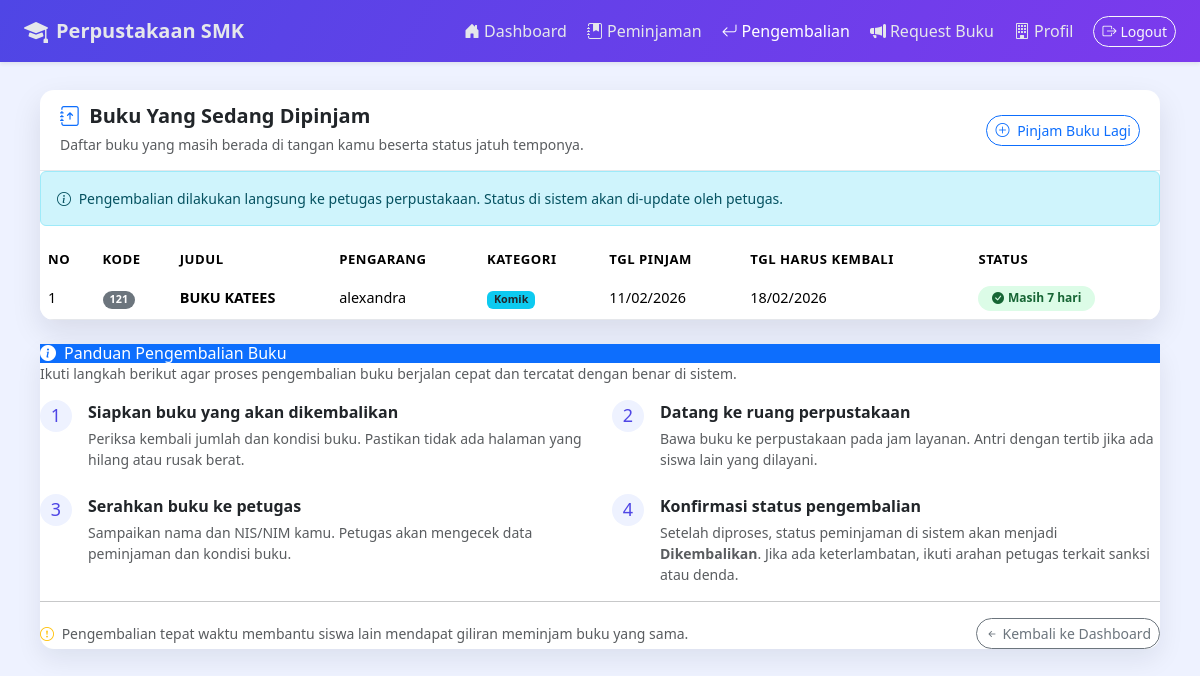
Screenshot of /anggota/pengembalian.php (signed in) with the database file from the repository.
### tables this page shows
CREATE TABLE `peminjaman` (
  `id` int NOT NULL,
  `id_user` int NOT NULL,
  `id_buku` int NOT NULL,
  `tanggal_pinjam` date NOT NULL,
  `tanggal_kembali` date NOT NULL,
  `tanggal_dikembalikan` date DEFAULT NULL,
  `status` enum('dipinjam','dikembalikan','terlambat') NOT NULL DEFAULT 'dipinjam',
  `denda` decimal(10,2) DEFAULT '0.00',
  `catatan` text
);

CREATE TABLE `buku` (
  `id` int NOT NULL,
  `kode_buku` varchar(20) NOT NULL,
  `judul_buku` varchar(200) NOT NULL,
  `pengarang` varchar(100) NOT NULL,
  `penerbit` varchar(100) DEFAULT NULL,
  `tahun_terbit` year DEFAULT NULL,
  `kategori` varchar(50) DEFAULT NULL,
  `jumlah_buku` int NOT NULL DEFAULT '0',
  `stok_tersedia` int NOT NULL DEFAULT '0',
  `lokasi_rak` varchar(20) DEFAULT NULL,
  `tanggal_input` datetime DEFAULT CURRENT_TIMESTAMP
);

### anggota/pengembalian.php (the view, shortened to what this page needs)
<?php
require_once '../config.php';
$user_id = $_SESSION['user_id'];
$peminjaman_aktif = mysqli_query($conn, "
    SELECT p.*, b.judul_buku, b.kode_buku, b.pengarang, b.kategori
    FROM peminjaman p
    JOIN buku b ON p.id_buku = b.id
    WHERE p.id_user = '$user_id' AND p.status = 'dipinjam'
    ORDER BY p.tanggal_pinjam DESC
");
?>
<!doctype html>
<html lang="id">
<head>
    <link href="https://cdn.jsdelivr.net/npm/bootstrap@5.3.3/dist/css/bootstrap.min.css" rel="stylesheet">
    <link href="https://cdn.jsdelivr.net/npm/bootstrap-icons@1.11.3/font/bootstrap-icons.css" rel="stylesheet">
</head>
<body>
    <nav class="navbar navbar-expand-lg navbar-school shadow-sm sticky-top">
        <div class="container-fluid px-3 px-lg-4">
            <a class="navbar-brand d-flex align-items-center gap-2" href="#">
                <i class="bi bi-mortarboard-fill fs-4"></i>
                <span class="fw-semibold">Perpustakaan SMK</span>
            </a>
            <div class="collapse navbar-collapse" id="nav">
                <ul class="navbar-nav ms-auto align-items-lg-center gap-lg-1">
                    <li class="nav-item">
                        <a class="nav-link" href="dashboard.php"><i class="bi bi-house-door-fill me-1"></i>Dashboard</a>
                    </li>
                    <li class="nav-item">
                        <a class="nav-link" href="peminjaman.php"><i class="bi bi-journal-bookmark-fill me-1"></i>Peminjaman</a>
                    </li>
                    <li class="nav-item">
                        <a class="nav-link active" href="pengembalian.php"><i class="bi bi-arrow-return-left me-1"></i>Pengembalian</a>
                    </li>
                    <li class="nav-item">
                        <a class="nav-link" href="request_buku.php">
                            <i class="bi bi-megaphone-fill me-1"></i>Request Buku
                        </a>
                    </li>
                    <li class="nav-item">
                        <a class="nav-link" href="profil.php">
                            <i class="bi bi-building me-1"></i>Profil
                        </a>
                    </li>
                    <li class="nav-item d-none d-lg-block ms-2">
                        <a class="btn btn-outline-light btn-sm rounded-pill" href="../logout.php">
                            <i class="bi bi-box-arrow-right me-1"></i>Logout
                        </a>
                    </li>
                </ul>
            </div>
        </div>
    </nav>
    <div class="page-wrapper">
        <div class="card-main mb-4">
            <div class="card-main-header">
                <div>
                    <h5 class="mb-1 fw-semibold">
                        <i class="bi bi-journal-arrow-up text-primary me-1"></i> Buku Yang Sedang Dipinjam
                    </h5>
                    <small class="text-muted">
                        Daftar buku yang masih berada di tangan kamu beserta status jatuh temponya.
                    </small>
                </div>
                <div class="mt-2 mt-md-0">
                    <a href="peminjaman.php" class="btn btn-outline-primary btn-sm rounded-pill">
                        <i class="bi bi-plus-circle me-1"></i> Pinjam Buku Lagi
                    </a>
                </div>
            </div>
            <div class="card-body">
                <?php if (mysqli_num_rows($peminjaman_aktif) > 0): ?>
                    <div class="alert alert-info small">
                        <i class="bi bi-info-circle me-1"></i>
                        Pengembalian dilakukan langsung ke petugas perpustakaan. Status di sistem akan di-update oleh petugas.
                    </div>
                    <div class="table-responsive">
                        <table class="table table-modern row-hover align-middle mb-0">
                            <thead>
                                <tr>
                                    <th>No</th>
                                    <th>Kode</th>
                                    <th>Judul</th>
                                    <th>Pengarang</th>
                                    <th>Kategori</th>
                                    <th>Tgl Pinjam</th>
                                    <th>Tgl Harus Kembali</th>
                                    <th>Status</th>
                                </tr>
                            </thead>
                            <tbody>
                                <?php
                                $no = 1;
                                while ($row = mysqli_fetch_assoc($peminjaman_aktif)):
                                    $today     = strtotime(date('Y-m-d'));
                                    $due_date  = strtotime($row['tanggal_kembali']);
                                    $diff_days = ($due_date - $today) / (60 * 60 * 24);
                                    if ($diff_days < 0) {
                                        $cls  = 'late';
                                        $text = 'Terlambat ' . abs($diff_days) . ' hari';
                                        $icon = 'bi-exclamation-triangle-fill';
                                    } elseif ($diff_days <= 2) {
                                        $cls  = 'soon';
                                        $text = 'Segera dikembalikan';
                                        $icon = 'bi-alarm-fill';
                                    } else {
                                        $cls  = 'safe';
                                        $text = 'Masih ' . $diff_days . ' hari';
                                        $icon = 'bi-check-circle-fill';
                                    }
                                ?>
                                    <tr>
                                        <td><?php echo $no++; ?></td>
                                        <td><span class="badge bg-secondary rounded-pill"><?php echo $row['kode_buku']; ?></span></td>
                                        <td class="fw-semibold"><?php echo $row['judul_buku']; ?></td>
                                        <td><?php echo $row['pengarang']; ?></td>
                                        <td><span class="badge bg-info text-dark"><?php echo $row['kategori']; ?></span></td>
                                        <td><?php echo date('d/m/Y', strtotime($row['tanggal_pinjam'])); ?></td>
                                        <td><?php echo date('d/m/Y', strtotime($row['tanggal_kembali'])); ?></td>
                                        <td>
                                            <span class="pill-status <?php echo $cls; ?>">
                                                <i class="bi <?php echo $icon; ?>"></i><?php echo $text; ?>
                                            </span>
                                        </td>
                                    </tr>
                                <?php endwhile; ?>
                            </tbody>
                        </table>
                    </div>
                <?php endif; ?>
            </div>
        </div>
        <div class="step-card mt-4">
            <div class="card-header bg-primary text-white">
                <h6 class="mb-0 d-flex align-items-center gap-2">
                    <i class="bi bi-info-circle-fill"></i>
                    Panduan Pengembalian Buku
                </h6>
            </div>
            <div class="card-body">
                <p class="small text-muted mb-3">
                    Ikuti langkah berikut agar proses pengembalian buku berjalan cepat dan tercatat dengan benar di sistem.
                </p>
                <div class="row g-3 g-md-4">
                    <div class="col-md-6">
                        <div class="d-flex gap-3 align-items-start">
                            <div class="step-icon flex-shrink-0">
                                <span>1</span>
                            </div>
                            <div>
                                <div class="fw-semibold mb-1">Siapkan buku yang akan dikembalikan</div>
                                <p class="mb-0 small text-muted">
                                    Periksa kembali jumlah dan kondisi buku. Pastikan tidak ada halaman yang hilang atau rusak berat.
                                </p>
                            </div>
                        </div>
                    </div>
                    <div class="col-md-6">
                        <div class="d-flex gap-3 align-items-start">
                            <div class="step-icon flex-shrink-0">
                                <span>2</span>
                            </div>
                            <div>
                                <div class="fw-semibold mb-1">Datang ke ruang perpustakaan</div>
                                <p class="mb-0 small text-muted">
                                    Bawa buku ke perpustakaan pada jam layanan. Antri dengan tertib jika ada siswa lain yang dilayani.
                                </p>
                            </div>
                        </div>
                    </div>
                    <div class="col-md-6">
                        <div class="d-flex gap-3 align-items-start">
                            <div class="step-icon flex-shrink-0">
                                <span>3</span>
                            </div>
                            <div>
                                <div class="fw-semibold mb-1">Serahkan buku ke petugas</div>
                                <p class="mb-0 small text-muted">
                                    Sampaikan nama dan NIS/NIM kamu. Petugas akan mengecek data peminjaman dan kondisi buku.
                                </p>
                            </div>
                        </div>
                    </div>
                    <div class="col-md-6">
                        <div class="d-flex gap-3 align-items-start">
                            <div class="step-icon flex-shrink-0">
                                <span>4</span>
                            </div>
                            <div>
                                <div class="fw-semibold mb-1">Konfirmasi status pengembalian</div>
                                <p class="mb-0 small text-muted">
                                    Setelah diproses, status peminjaman di sistem akan menjadi <strong>Dikembalikan</strong>.
                                    Jika ada keterlambatan, ikuti arahan petugas terkait sanksi atau denda.
                                </p>
                            </div>
                        </div>
                    </div>
                </div>
                <hr class="my-3">
                <div class="d-flex flex-column flex-md-row align-items-md-center justify-content-between gap-2">
                    <div class="small text-muted">
                        <i class="bi bi-exclamation-circle text-warning me-1"></i>
                        Pengembalian tepat waktu membantu siswa lain mendapat giliran meminjam buku yang sama.
                    </div>
                    <a href="dashboard.php" class="btn btn-outline-secondary btn-sm rounded-pill">
                        <i class="bi bi-arrow-left-short"></i> Kembali ke Dashboard
                    </a>
                </div>
            </div>
        </div>
</html>

### anggota/pengembalian.php (style rules this page uses)
body { background: #eef2ff; font-family: system-ui, -apple-system, "Segoe UI", sans-serif; }
.navbar-school { background: linear-gradient(120deg, #4f46e5, #7c3aed); }
.navbar-school .navbar-brand, .navbar-school .nav-link { color: #e5e7eb !important; font-weight: 500; }
.navbar-school .nav-link.active, .navbar-school .nav-link:hover { color: #ffffff !important; }
.page-wrapper { padding: 24px 16px 32px; }
@media (min-width:992px) { .page-wrapper { padding: 28px 40px 40px; } }
.card-main { border: none; border-radius: 14px; box-shadow: 0 12px 30px rgba(15, 23, 42, .1); overflow: hidden; background: #ffffff; }
.card-main-header { padding: 14px 20px; border-bottom: 1px solid #e5e7eb; display: flex; flex-direction: column; gap: 4px; }
@media (min-width:768px) { .card-main-header { flex-direction: row; align-items: center; justify-content: space-between; } }
.table-modern thead { background: #0f172a; color: #e5e7eb; }
.table-modern thead th { border: none; font-size: .82rem; text-transform: uppercase; letter-spacing: .04em; }
.table-modern tbody td { font-size: .9rem; vertical-align: middle; border-color: #e5e7eb; }
.pill-status { border-radius: 999px; padding: .22rem .85rem; font-size: .75rem; font-weight: 600; display: inline-flex; align-items: center; gap: 4px; }
.pill-status.safe { background: #dcfce7; color: #166534; }
.step-card { border: none; border-radius: 14px; background: #ffffff; box-shadow: 0 10px 26px rgba(15, 23, 42, .08); }
.step-icon { width: 32px; height: 32px; border-radius: 50%; display: flex; align-items: center; justify-content: center; background: #eef2ff; color: #4f46e5; font-size: 18px; }

### rows the page displays
peminjaman: id_buku.kode_buku "121", id_buku.judul_buku "BUKU KATEES", id_buku.pengarang "alexandra", id_buku.kategori "Komik", tanggal_pinjam "11/02/2026", tanggal_kembali "18/02/2026", tanggal_kembali "Masih 7 hari"
